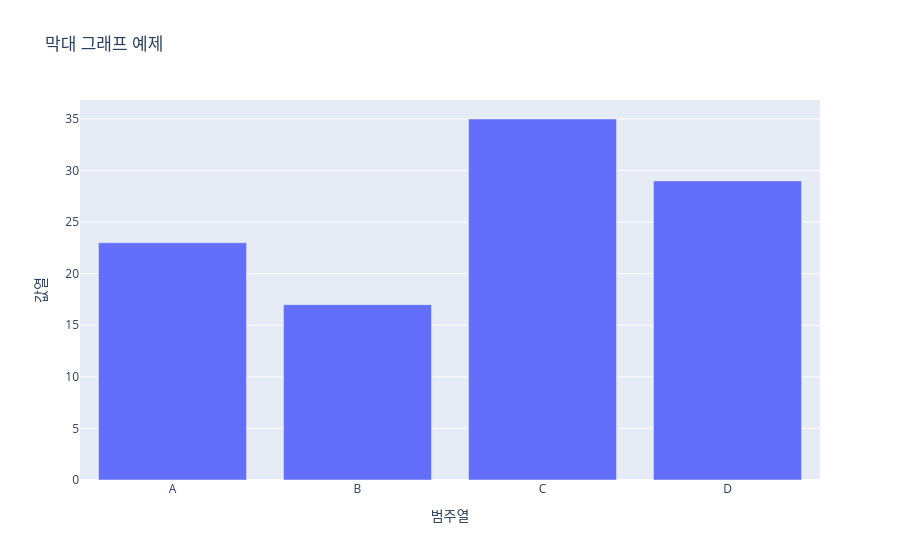

Notebook code for this chart:
### Markdown cell above
#### 선 그래프 활용예제
- 선 그래프 : 순차적인 순서에 따른 값의 변화를 선으로 연결해서 보고 싶을 때 사용

### Code cell
import plotly.express as px
import pandas as pd

df = pd.DataFrame({
    "범주열" : ["A", "B", "C", "D"],
    "값열" : [23, 17, 35, 29]
})

fig = px.bar(
    df,
    x = "범주열",
    y = "값열",
    title = "막대 그래프 예제",
)

fig.show()

### Figure 1 — Plotly figure (JSON) as saved in the notebook; plotly's stock layout.template omitted (floating-point values rounded to 4 significant figures)
{"data": [{"alignmentgroup": "True", "hovertemplate": "범주열=%{x}<br>값열=%{y}<extra></extra>", "legendgroup": "", "marker": {"color": "#636efa", "pattern": {"shape": ""}}, "name": "", "offsetgroup": "", "orientation": "v", "showlegend": false, "textposition": "auto", "type": "bar", "x": ["A", "B", "C", "D"], "xaxis": "x", "y": [23, 17, 35, 29], "yaxis": "y"}], "layout": {"barmode": "relative", "legend": {"tracegroupgap": 0}, "title": {"text": "막대 그래프 예제"}, "xaxis": {"anchor": "y", "domain": [0, 1], "title": {"text": "범주열"}}, "yaxis": {"anchor": "x", "domain": [0, 1], "title": {"text": "값열"}}}}
